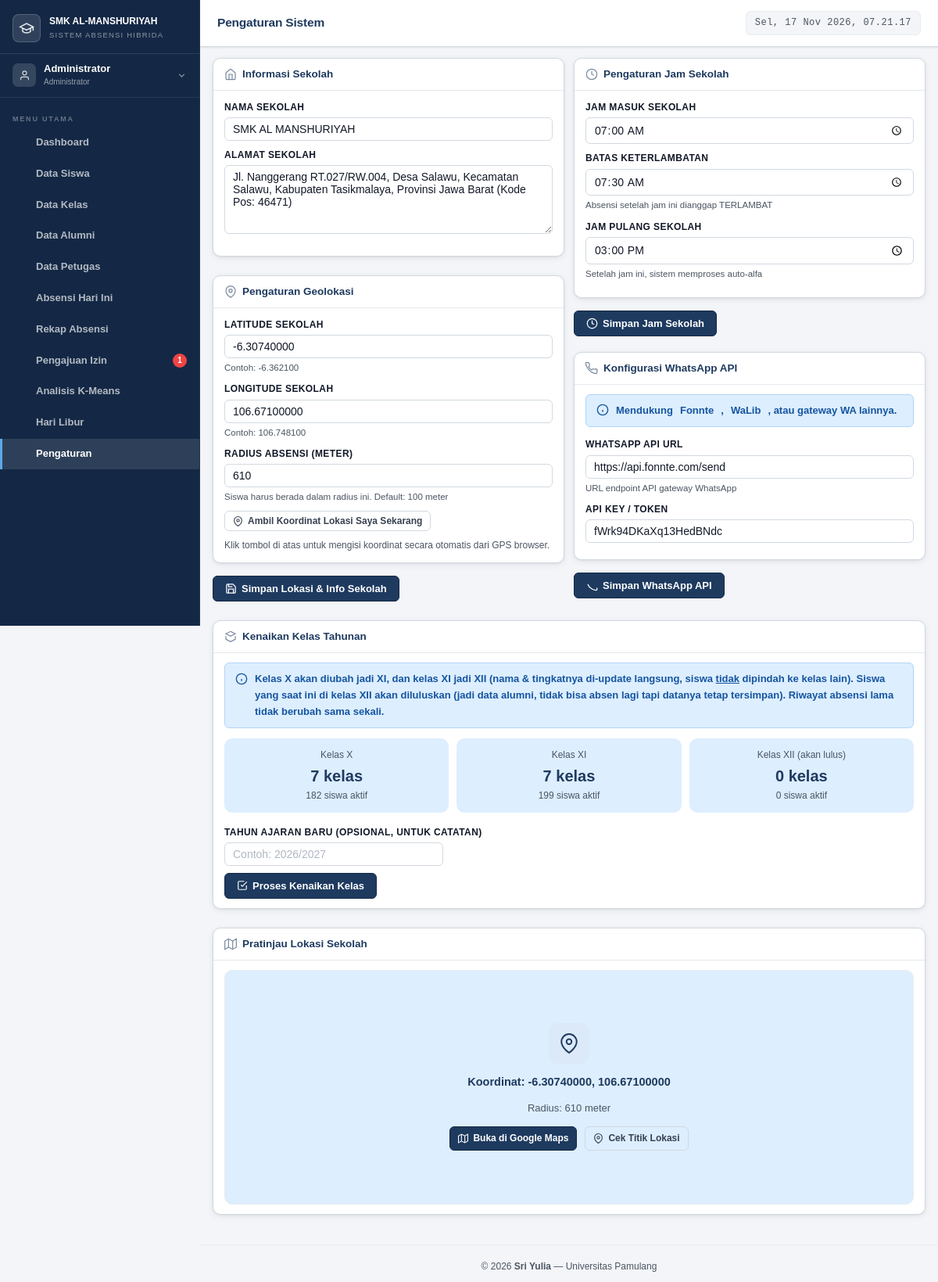
Screenshot of /admin/settings.php (signed in) with the database file from the repository.
### tables this page shows
CREATE TABLE `settings` (
  `id` int(11) NOT NULL,
  `sekolah_nama` varchar(100) DEFAULT 'SMK Islamiyah Serua',
  `sekolah_alamat` text DEFAULT NULL,
  `sekolah_lat` decimal(10,8) DEFAULT -6.36210000,
  `sekolah_lng` decimal(11,8) DEFAULT 106.74810000,
  `radius_meter` int(11) DEFAULT 100,
  `jam_masuk` time DEFAULT '07:00:00',
  `jam_pulang` time DEFAULT '15:00:00',
  `batas_terlambat` time DEFAULT '07:15:00',
  `whatsapp_api_url` varchar(255) DEFAULT '',
  `whatsapp_api_key` varchar(255) DEFAULT '',
  `created_at` timestamp NOT NULL DEFAULT current_timestamp(),
  `updated_at` timestamp NOT NULL DEFAULT current_timestamp() ON UPDATE current_timestamp(),
  `kmeans_last_tahun_ajaran` varchar(20) DEFAULT NULL,
  `kmeans_last_semester` varchar(10) DEFAULT NULL,
  `kmeans_last_mode` enum('semester','bulanan') NOT NULL DEFAULT 'semester',
  `kmeans_last_bulan` tinyint(3) UNSIGNED DEFAULT NULL,
  `kmeans_last_tahun_bulanan` smallint(5) UNSIGNED DEFAULT NULL,
  `kmeans_last_detail` longtext DEFAULT NULL
);

### includes/config.php (called while the page is built, shortened)
<?php
function getSettings(PDO $pdo)
{
    $stmt = $pdo->query(
        "SELECT * FROM settings ORDER BY id ASC LIMIT 1"
    );
    $row = $stmt->fetch();
    return $row;
}

### admin/settings.php (the view, shortened to what this page needs)
<?php
require_once '../includes/config.php';
$settings = getSettings($pdo);
$ringkasanKelas = [];
$rk = $pdo->query("
    SELECT k.tingkat, COUNT(DISTINCT k.id) AS jumlah_kelas,
           COUNT(DISTINCT CASE WHEN u.status='aktif' THEN s.id END) AS jumlah_siswa
    FROM kelas k
    LEFT JOIN siswa s ON s.kelas_id = k.id
    LEFT JOIN users u ON s.user_id = u.id
    GROUP BY k.tingkat
")->fetchAll();
foreach ($rk as $r) { $ringkasanKelas[$r['tingkat']] = $r; }
require_once '../includes/header.php';
?>
<div style="display:grid;grid-template-columns:1fr 1fr;gap:12px" class="settings-grid">
  <form method="POST">
    <div class="card">
      <div class="card-header">
        <div class="card-title">
          <svg viewBox="0 0 24 24" fill="none" stroke="currentColor" stroke-width="1.8" style="width:16px;height:16px;opacity:.6"><path d="M3 9l9-7 9 7v11a2 2 0 01-2 2H5a2 2 0 01-2-2z"/><polyline points="9 22 9 12 15 12 15 22"/></svg>
          Informasi Sekolah
        </div>
      </div>
      <div class="card-body">
        <div class="form-group">
          <label class="form-label">Nama Sekolah</label>
          <input type="text" name="sekolah_nama" class="form-control" value="<?= htmlspecialchars($settings['sekolah_nama']) ?>" required>
        </div>
        <div class="form-group">
          <label class="form-label">Alamat Sekolah</label>
          <textarea name="sekolah_alamat" class="form-control"><?= htmlspecialchars($settings['sekolah_alamat']) ?></textarea>
        </div>
      </div>
    </div>
    <div class="card mt-3">
      <div class="card-header">
        <div class="card-title">
          <svg viewBox="0 0 24 24" fill="none" stroke="currentColor" stroke-width="1.8" style="width:16px;height:16px;opacity:.6"><path d="M21 10c0 7-9 13-9 13s-9-6-9-13a9 9 0 0118 0z"/><circle cx="12" cy="10" r="3"/></svg>
          Pengaturan Geolokasi
        </div>
      </div>
      <div class="card-body">
        <div class="form-group">
          <label class="form-label">Latitude Sekolah</label>
          <input type="text" name="sekolah_lat" id="input-lat" class="form-control"
                 value="<?= $settings['sekolah_lat'] ?>" step="0.000001" required>
          <div class="form-hint">Contoh: -6.362100</div>
        </div>
        <div class="form-group">
          <label class="form-label">Longitude Sekolah</label>
          <input type="text" name="sekolah_lng" id="input-lng" class="form-control"
                 value="<?= $settings['sekolah_lng'] ?>" step="0.000001" required>
          <div class="form-hint">Contoh: 106.748100</div>
        </div>
        <div class="form-group">
          <label class="form-label">Radius Absensi (meter)</label>
          <input type="number" name="radius_meter" id="input-radius" class="form-control"
                 value="<?= $settings['radius_meter'] ?>" min="10" max="1000" required>
          <div class="form-hint">Siswa harus berada dalam radius ini. Default: 100 meter</div>
        </div>
        <button type="button" class="btn btn-outline btn-sm" onclick="ambilKoordinatSekarang()">
          <svg viewBox="0 0 24 24" fill="none" stroke="currentColor" stroke-width="2" style="width:13px;height:13px"><path d="M21 10c0 7-9 13-9 13s-9-6-9-13a9 9 0 0118 0z"/><circle cx="12" cy="10" r="3"/></svg>
          Ambil Koordinat Lokasi Saya Sekarang
        </button>
        <div id="koordinat-status" style="margin-top:8px;font-size:12px;color:var(--text-muted)">
          Klik tombol di atas untuk mengisi koordinat secara otomatis dari GPS browser.
        </div>
      </div>
    </div>
    <div style="margin-top:16px">
      <button type="submit" class="btn btn-primary">
        <svg viewBox="0 0 24 24" fill="none" stroke="currentColor" stroke-width="2" style="width:15px;height:15px"><path d="M19 21H5a2 2 0 01-2-2V5a2 2 0 012-2h11l5 5v11a2 2 0 01-2 2z"/><polyline points="17 21 17 13 7 13 7 21"/><polyline points="7 3 7 8 15 8"/></svg>
        Simpan Lokasi & Info Sekolah
      </button>
    </div>
  </form>
  <div>
    <form method="POST">
      <div class="card">
        <div class="card-header">
          <div class="card-title">
            <svg viewBox="0 0 24 24" fill="none" stroke="currentColor" stroke-width="1.8" style="width:16px;height:16px;opacity:.6"><circle cx="12" cy="12" r="10"/><polyline points="12 6 12 12 16 14"/></svg>
            Pengaturan Jam Sekolah
          </div>
        </div>
        <div class="card-body">
          <div class="form-group">
            <label class="form-label">Jam Masuk Sekolah</label>
            <input type="time" name="jam_masuk" class="form-control" value="<?= $settings['jam_masuk'] ?>" required>
          </div>
          <div class="form-group">
            <label class="form-label">Batas Keterlambatan</label>
            <input type="time" name="batas_terlambat" class="form-control" value="<?= $settings['batas_terlambat'] ?>" required>
            <div class="form-hint">Absensi setelah jam ini dianggap TERLAMBAT</div>
          </div>
          <div class="form-group">
            <label class="form-label">Jam Pulang Sekolah</label>
            <input type="time" name="jam_pulang" class="form-control" value="<?= $settings['jam_pulang'] ?>" required>
            <div class="form-hint">Setelah jam ini, sistem memproses auto-alfa</div>
          </div>
        </div>
      </div>
      <div style="margin-top:16px">
        <button type="submit" class="btn btn-primary">
          <svg viewBox="0 0 24 24" fill="none" stroke="currentColor" stroke-width="2" style="width:15px;height:15px"><circle cx="12" cy="12" r="10"/><polyline points="12 6 12 12 16 14"/></svg>
          Simpan Jam Sekolah
        </button>
      </div>
    </form>
    <form method="POST" style="margin-top:20px">
      <div class="card">
        <div class="card-header">
          <div class="card-title">
            Konfigurasi WhatsApp API
          </div>
        </div>
        <div class="card-body">
          <div class="alert alert-info">
            <svg viewBox="0 0 24 24" fill="none" stroke="currentColor" stroke-width="2"><circle cx="12" cy="12" r="10"/><line x1="12" y1="16" x2="12" y2="12"/><line x1="12" y1="8" x2="12.01" y2="8"/></svg>
            Mendukung <strong>Fonnte</strong>, <strong>WaLib</strong>, atau gateway WA lainnya.
          </div>
          <div class="form-group">
            <label class="form-label">WhatsApp API URL</label>
            <input type="url" name="whatsapp_api_url" class="form-control"
                   value="<?= htmlspecialchars($settings['whatsapp_api_url']) ?>"
                   placeholder="https://api.fonnte.com/send">
            <div class="form-hint">URL endpoint API gateway WhatsApp</div>
          </div>
          <div class="form-group">
            <label class="form-label">API Key / Token</label>
            <input type="text" name="whatsapp_api_key" class="form-control"
                   value="<?= htmlspecialchars($settings['whatsapp_api_key']) ?>"
                   placeholder="Token API WhatsApp Anda">
          </div>
        </div>
      </div>
      <div style="margin-top:16px">
        <button type="submit" class="btn btn-primary">
          <svg viewBox="0 0 24 24" fill="none" stroke="currentColor" stroke-width="2" style="width:15px;height:15px"><path d="M22 16.92v3a2 2 0 01-2.18 2 19.79 19.79 0 01-8.63-3.07A19.5 19.5 0 013.07 9.5"/></svg>
          Simpan WhatsApp API
        </button>
      </div>
    </form>
  </div>
</div>
<div class="card mt-3">
  <div class="card-header">
    <div class="card-title">
      <svg viewBox="0 0 24 24" fill="none" stroke="currentColor" stroke-width="1.8" style="width:16px;height:16px;opacity:.6"><path d="M12 2l9 4.5-9 4.5-9-4.5L12 2z"/><path d="M3 11v6l9 4.5 9-4.5v-6"/></svg>
      Kenaikan Kelas Tahunan
    </div>
  </div>
  <div class="card-body">
    <div class="alert alert-info" style="align-items:flex-start">
      <svg viewBox="0 0 24 24" fill="none" stroke="currentColor" stroke-width="2" style="width:16px;height:16px;flex-shrink:0;margin-top:2px"><circle cx="12" cy="12" r="10"/><line x1="12" y1="16" x2="12" y2="12"/><line x1="12" y1="8" x2="12.01" y2="8"/></svg>
      <div>
        Kelas <strong>X</strong> akan diubah jadi <strong>XI</strong>, dan kelas <strong>XI</strong> jadi <strong>XII</strong> (nama & tingkatnya di-update langsung, siswa <u>tidak</u> dipindah ke kelas lain). Siswa yang saat ini di kelas <strong>XII</strong> akan diluluskan (jadi data alumni, tidak bisa absen lagi tapi datanya tetap tersimpan). Riwayat absensi lama tidak berubah sama sekali.
      </div>
    </div>
    <div style="display:flex;gap:10px;flex-wrap:wrap;margin-bottom:16px">
      <?php foreach (['X'=>'Kelas X','XI'=>'Kelas XI','XII'=>'Kelas XII (akan lulus)'] as $t=>$label): ?>
      <div style="flex:1;min-width:140px;background:var(--info-bg);border-radius:10px;padding:12px;text-align:center">
        <div style="font-size:12px;color:var(--text-muted)"><?= $label ?></div>
        <div style="font-size:20px;font-weight:700;color:var(--primary)"><?= (int)($ringkasanKelas[$t]['jumlah_kelas'] ?? 0) ?> kelas</div>
        <div style="font-size:12px;color:var(--text-muted)"><?= (int)($ringkasanKelas[$t]['jumlah_siswa'] ?? 0) ?> siswa aktif</div>
      </div>
      <?php endforeach; ?>
    </div>
    <form method="POST" id="form-kenaikan">
      <div class="form-group">
        <label class="form-label">Tahun Ajaran Baru (opsional, untuk catatan)</label>
        <input type="text" name="tahun_ajaran_baru" class="form-control" placeholder="Contoh: 2026/2027" style="max-width:280px">
      </div>
      <button type="button" id="btn-proses-kenaikan" class="btn btn-primary">
        <svg viewBox="0 0 24 24" fill="none" stroke="currentColor" stroke-width="2" style="width:14px;height:14px"><path d="M9 11l3 3L22 4"/><path d="M21 12v7a2 2 0 01-2 2H5a2 2 0 01-2-2V5a2 2 0 012-2h11"/></svg>
        Proses Kenaikan Kelas
      </button>
    </form>
  </div>
</div>
<div class="card mt-3">
  <div class="card-header">
    <div class="card-title">
      <svg viewBox="0 0 24 24" fill="none" stroke="currentColor" stroke-width="1.8" style="width:16px;height:16px;opacity:.6"><polygon points="1 6 1 22 8 18 16 22 23 18 23 2 16 6 8 2 1 6"/><line x1="8" y1="2" x2="8" y2="18"/><line x1="16" y1="6" x2="16" y2="22"/></svg>
      Pratinjau Lokasi Sekolah
    </div>
  </div>
  <div class="card-body">
    <div id="map-preview" style="height:300px;background:var(--info-bg);border-radius:10px;display:flex;align-items:center;justify-content:center;flex-direction:column;gap:12px;border:1px solid var(--border-light)">
      <div style="width:52px;height:52px;background:var(--primary-pale);border-radius:12px;display:flex;align-items:center;justify-content:center">
        <svg width="26" height="26" viewBox="0 0 24 24" fill="none" stroke="var(--primary)" stroke-width="1.8"><path d="M21 10c0 7-9 13-9 13s-9-6-9-13a9 9 0 0118 0z"/><circle cx="12" cy="10" r="3"/></svg>
      </div>
      <div style="font-weight:700;color:var(--primary)" id="preview-coords">
        Koordinat: <?= $settings['sekolah_lat'] ?>, <?= $settings['sekolah_lng'] ?>
      </div>
      <div style="font-size:13px;color:var(--text-muted)" id="preview-radius">
        Radius: <?= $settings['radius_meter'] ?> meter
      </div>
      <div style="display:flex;gap:10px">
        <a id="btn-gmaps"
           href="https://www.google.com/maps?q=<?= $settings['sekolah_lat'] ?>,<?= $settings['sekolah_lng'] ?>"
           target="_blank" class="btn btn-primary btn-sm">
          <svg viewBox="0 0 24 24" fill="none" stroke="currentColor" stroke-width="2" style="width:13px;height:13px"><polygon points="1 6 1 22 8 18 16 22 23 18 23 2 16 6 8 2 1 6"/><line x1="8" y1="2" x2="8" y2="18"/><line x1="16" y1="6" x2="16" y2="22"/></svg>
          Buka di Google Maps
        </a>
        <a id="btn-gmaps-radius"
           href="https://www.google.com/maps/search/?api=1&query=<?= $settings['sekolah_lat'] ?>,<?= $settings['sekolah_lng'] ?>"
           target="_blank" class="btn btn-outline btn-sm">
          <svg viewBox="0 0 24 24" fill="none" stroke="currentColor" stroke-width="2" style="width:13px;height:13px"><path d="M21 10c0 7-9 13-9 13s-9-6-9-13a9 9 0 0118 0z"/><circle cx="12" cy="10" r="3"/></svg>
          Cek Titik Lokasi
        </a>
      </div>
    </div>
  </div>
</div>
<?php
require_once '../includes/footer.php';
?>

### rows the page displays
settings: sekolah_nama "SMK AL MANSHURIYAH", sekolah_alamat "Jl. Nanggerang RT.027/RW.004, Desa Salawu, Kecamatan Salawu, Kabupaten Tasikmalaya, Provinsi Jawa Barat (Kode Pos: 46471)", sekolah_lat "-6.30740000", sekolah_lng "106.67100000", radius_meter "610", jam_masuk "07:00:00", batas_terlambat "07:30:00", jam_pulang "15:00:00", whatsapp_api_url "https://api.fonnte.com/send", whatsapp_api_key "fWrk94DKaXq13HedBNdc"

### other values shown
$nama "Administrator"
$item['label'] "Dashboard"
$item['label'] "Data Siswa"
$item['label'] "Data Kelas"
$item['label'] "Data Alumni"
$item['label'] "Data Petugas"
$item['label'] "Absensi Hari Ini"
$item['label'] "Rekap Absensi"
$item['label'] "Pengajuan Izin"
$badgeCounts[$item['href']] "1"
$item['label'] "Analisis K-Means"
$item['label'] "Hari Libur"
$item['label'] "Pengaturan"
$pageTitle "Pengaturan Sistem"
$label "Kelas X"
